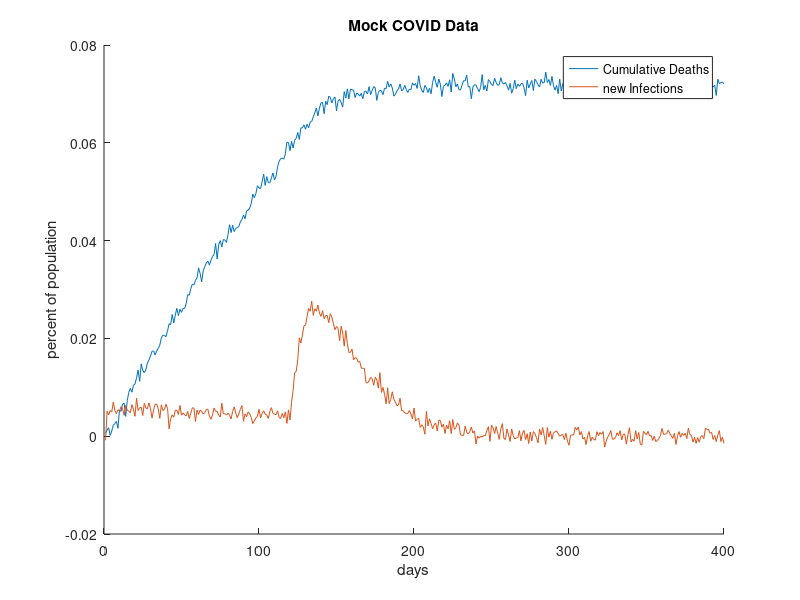

MATLAB code for this plot: (Note: this script raises an error after producing the figure.)
load("mockdata2023.mat")

% lets start off by making a quick and easy graph
figure
hold on
plot(cumulativeDeaths)
plot(newInfections)
ylabel("percent of population")
xlabel("days")
title("Mock COVID Data")
legend("Cumulative Deaths", "new Infections")
% Model 1, Pre vaccine
% Initial conditions
initial_S = 1;
initial_I = 0;
initial_R = 0;
initial_D = 0;
initial_V = 0;
initial_BI = 0;
initial_RV = 0;

X = [initial_S initial_I initial_R initial_D initial_V initial_BI initial_RV]';     

% These are our paramaters make sure that each group equal to one
percentInfect = 0.0060;
otherDeathPercent = 0;
percentNotInfect = 1 - (percentInfect + otherDeathPercent);

percentRecoverNoImmunity = 0.00015;
percentRecoverImmunity = 0.00015;
percentInfectDie = 0.00225;
percentStayInfected = 1-(percentRecoverNoImmunity + percentRecoverImmunity + percentInfectDie);

percentRecoverLoseImmunity = 0;
percentRecoverKeepImmunity = 1;

% We know when the vaccine must have been implemented is before day 100 as
% that is when breakout infections start to happen at a constant rate. We
% also know that vaccines take about 3-4 weeks to be effective. We also 
% know that vaccines are best not at preveneting infections but preveting 
% serious cases of covid and deaths from covid. This means that it will 
% be 3-4 weeks before when the deaths lines starts to flat line. This is
% around day 120. This means that vaccines were rolled out before the 100
% day mark and before 3-4 weeks from day 130. Assuming in this scenario,
% vaccines take 4 weeks to be effective we know that that vaccines were
% rolled out 28 days before 120. This means that vaccines were rolled out
% on day 92. 

% we can also think about how vaccines reduce the effects of the pandemic.
% Vaccines mostly effect deaths and stop deaths, that means vaccines roll
% out when deaths go down so that means that is around day 135.
firstrunTime = 120; % in days

% constructing the matrix
S_column = [percentNotInfect percentInfect 0 otherDeathPercent 0 0 0]';
I_column = [percentRecoverNoImmunity percentStayInfected percentRecoverImmunity percentInfectDie 0 0 0]';
R_column = [percentRecoverLoseImmunity 0 percentRecoverKeepImmunity 0 0 0 0]';
D_column = [0 0 0 1 0 0 0]';
V_column = [0 0 0 0 0 0 0]'; % this changes per day so for when we are trying to find percent vaccinated per day take the cummulative sum of this
BI_column = [0 0 0 0 0 0 0]'; % this is what we want to display, to tune this since it is only getting added by the vaccinated, make this look like a smaller version of the infected graph
RV_column = [0 0 0 0 0 0 0]';
SIRD_matrix = [S_column I_column R_column D_column V_column BI_column RV_column];

% taking out the I_row for future use
I_row = SIRD_matrix(2, :);

% fixing the issue of the model not giving cumulative data, we are going to
% get the new cases for the cumulative data and compare it to the new cases
% in the model data
new_I = [0];
for t = 2:firstrunTime
    X(:, t) = SIRD_matrix*X(:, t-1);
    new_I(t) = getNew(I_row, X(:, t-1));
end

%% Model 2
% Model 2
% okay lets get to work with the real problem
% Initial conditions
vaccineEfficacy = 0.90;

% These are our paramaters make sure that each group equal to one
% we are making it so that breakout infections are only defined as those
% infections that vaccinated people get, cuz thats the definintion of the
% term.
percentInfect = 0.1;
percentVaccination = 0.001;
percentNotInfect = 1 - (percentInfect + percentVaccination);

percentRecoverNoImmunity = 0.20;
percentRecoverImmunity = 0.0001;
percentInfectDie = 0.00004;
% percentInfected to Vaccinated is always zero as infected people dont get vaccinated until they recover
percentStayInfected = 1-(percentRecoverNoImmunity + percentRecoverImmunity + percentInfectDie);

percentRecoverKeepImmunity = 1 - (percentVaccination);

percentBreakthroughInfection = percentInfect*(vaccineEfficacy);
percentStayVaccinated = 1-percentBreakthroughInfection;

percentDieBI = percentInfectDie*(1-vaccineEfficacy);
percentRecoverVaccineNoImmunity = (percentRecoverNoImmunity)*(vaccineEfficacy);
percentRecoverVaccineImmunity = (percentRecoverImmunity)*(1+vaccineEfficacy);
percentStayBI = 1 - (percentDieBI + percentRecoverVaccineNoImmunity + percentRecoverVaccineImmunity);

percentStayRecoverVaccinated = 1;

% vaccinations make the case less severe

secondrunTime = 400; % in days

% constructing the matrix
S_column = [percentNotInfect percentInfect 0 0 percentVaccination 0 0]';
I_column = [percentRecoverNoImmunity percentStayInfected percentRecoverImmunity percentInfectDie 0 0 0]';
R_column = [0 0 percentRecoverKeepImmunity 0 0 0 percentVaccination]';
D_column = [0 0 0 1 0 0 0]';
V_column = [0 0 0 0 percentStayVaccinated percentBreakthroughInfection 0]'; % this changes per day so for when we are trying to find percent vaccinated per day take the cummulative sum of this
BI_column = [0 0 0 percentDieBI percentRecoverVaccineNoImmunity percentStayBI percentRecoverVaccineImmunity]'; % this is what we want to display, to tune this since it is only getting added by the vaccinated, make this look like a smaller version of the infected graph
RV_column = [0 0 0 0 0 0 percentStayRecoverVaccinated]';
SIRD_matrix = [S_column I_column R_column D_column V_column BI_column RV_column];

% taking out the I_row and BI_row for future use
I_row = SIRD_matrix(2, :);
BI_row = SIRD_matrix(6, :);

% fixing the issue of the model not giving cumulative data, we are going to
% get the new cases for the cumulative data and compare it to the new cases
% in the model data
for t = firstrunTime:secondrunTime+1
    X(:, t) = SIRD_matrix*X(:, t-1);
    new_I(t) = getNew(I_row, X(:, t-1)) + (BI_row(5) * X(5, t-1)); % adding the vaccination to breakthrough infection pipeline
end

figure
hold on
plot(X(1, :));
plot(X(2, :));
plot(X(3, :));
plot(X(4, :));
plot(X(5, :));
plot(X(6, :));
plot(X(7, :));
plot(X(5, :) + X(6, :) + X(7, :));
lgd = legend("Susceptible", "Infected", "Recovered (Immune)", "Dead", "Vaccinated", "Breakthrough Infection", "Vaccinated and Recovered", 'Vaccinated PURE');
lgd.Location = 'best';
title("SIRD model")
ylabel("Percentantage of People")
xlabel("Number of Days")

figure
hold on
plot(newInfections)
plot(new_I)
ylabel("percent of population")
xlabel("days")
title("Mock COVID Data")
legend("new infections per day", "new Infections from model per day")

figure
hold on
plot(cumulativeDeaths)
plot(X(4, :))
ylabel("percent of population")
xlabel("days")
title("Mock COVID Data")
legend("Cumulative Deaths", "deaths from model")
%% Functions that are used in this part
function f = getNew(row, column)
    f = row(1) * column(1);
end